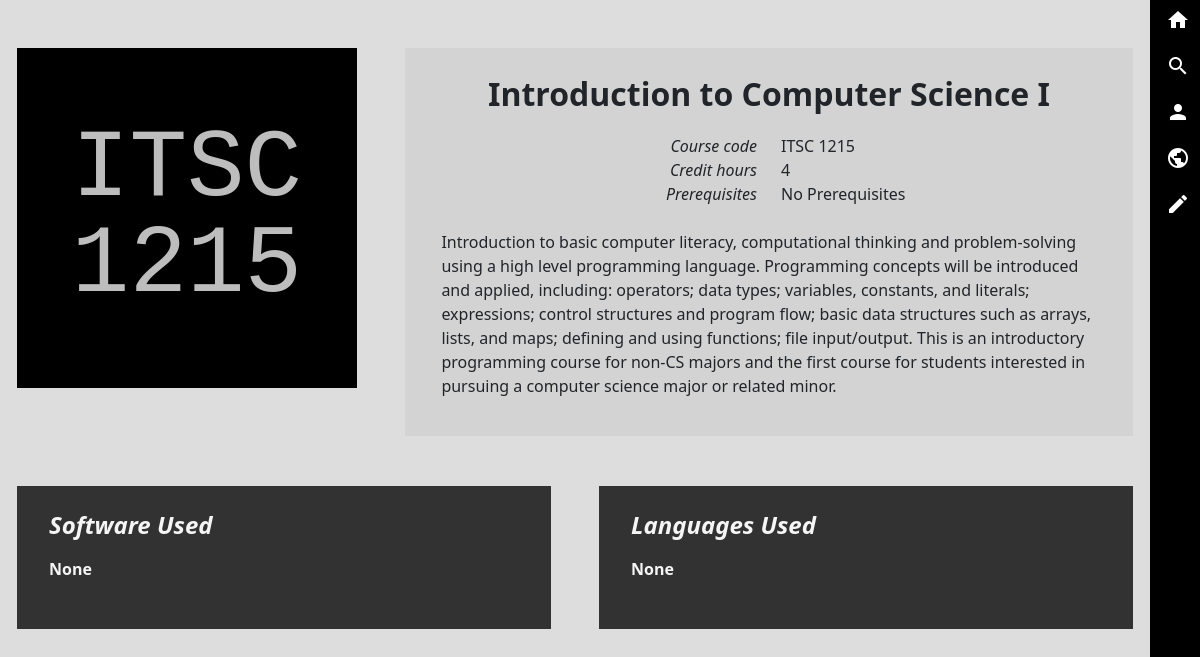
Before: /course/4 with the older database file.
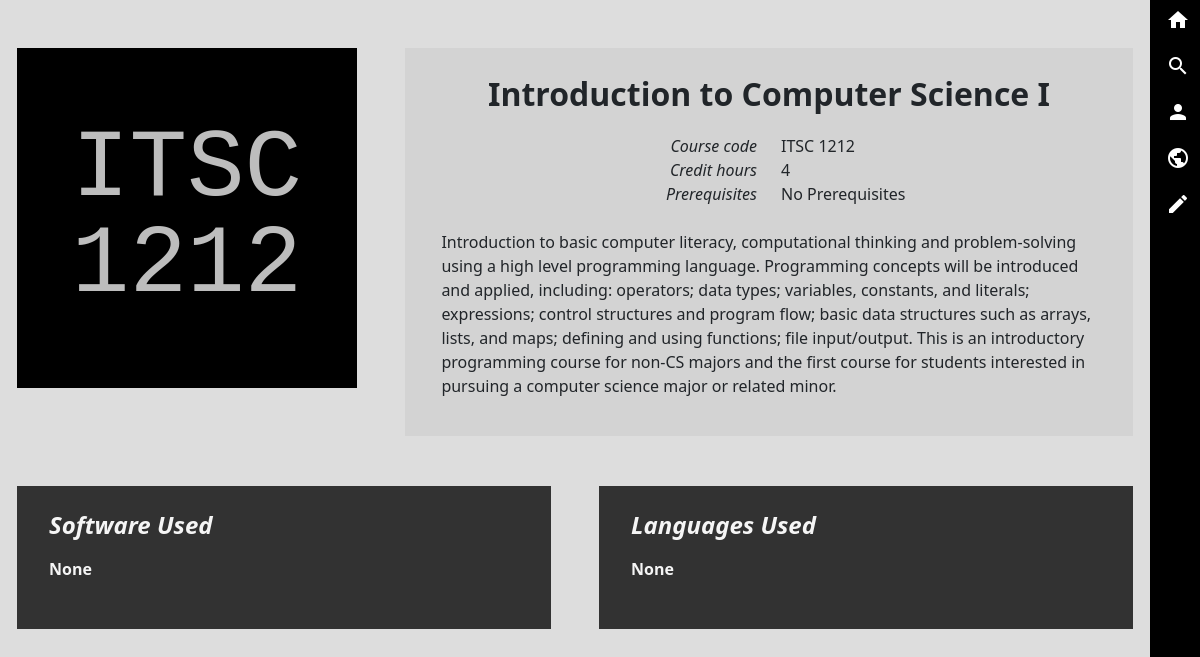
After: the same page with the newer database file.
### app.py (models this page shows, shortened)
class Course(db.Model):
    id = db.Column(db.Integer, primary_key=True, autoincrement=True)
    title = db.Column(db.String(200), unique=True, nullable=False)
    course_code = db.Column(db.String(9), nullable=False)
    credit_hours = db.Column(db.Integer,nullable=False)
    description = db.Column(db.String(1000))
    compatible_language = db.relationship('Language', secondary=CourseLanguage, backref='compatible_course')
    compatible_software = db.relationship('Software', secondary=CourseSoftware, backref='compatible_course')
    course_requires = db.relationship('Course', secondary=CourseRequiresCourse, primaryjoin=(CourseRequiresCourse.c.course_id == id), secondaryjoin=(CourseRequiresCourse.c.required_course_id == id), backref='prerequisite_of')

### app.py (the view)
@app.route('/course/<int:id>', methods=['GET'])
def coursePage(id):
    course = db_access.getCourse(id)
    return render_template('database/course.html', course=course, languages=course.compatible_language, softwares=course.compatible_software, requires=course.course_requires)

### database_wrapper.py (called while the page is built)
    def getCourse(self, id):
        return self.Course.query.get_or_404(id)

### templates/database/course.html (shortened to what this page needs)
{% extends 'base.html' %}
{% block head %}
<link rel="stylesheet" href="{{ url_for('static', filename='css/database_page.css') }}">
{% endblock %}
{% block body %}
<div id="blocks" class="container mt-5">
    <div id="header-row" class="row g-5">
        <div class="col-xl-4"> <div class="ratio ratio-1x1">
            <div id="icon">
                <div> {% for line in course.course_code.split() %}
                        <h class="icon-text">{{ line }}</h>
                        <br>
                {% endfor %} </div>
            </div>
        </div> </div>
        <div class="col-xl-8"> <div id="details" class="overflow-auto">
            <h id="title" class="d-flex justify-content-center mb-3">{{ course.title }}</h>
            <div class="container">
                <div class="row">
                    <div class="col-sm-6 info_category">
                        Course code
                    </div>
                    <div class="col-sm-6 info_text">
                        {{ course.course_code }}
                    </div>
                </div>
                <div class="row">
                    <div class="col-sm-6 info_category">
                        Credit hours
                    </div>
                    <div class="col-sm-6 info_text">
                        {{ course.credit_hours }}
                    </div>
                </div>
                <div class="row">
                    <div class="col-sm-6 info_category">
                        Prerequisites
                    </div>
                    <div class="col-sm-6 info_text">
                        {% if requires|length < 1  %}
                        No Prerequisites
                        {% else %} {% for i in range(0,requires|length) %}
                        <a href="/course/{{ requires[i].id }}">{{ requires[i].course_code }}</a>{% if i != requires|length-1 %}, {% endif %}
                        {% endfor %}
                        {% endif %}
                    </div>
                </div>
            </div>
            {% if course.description %}
            <p class="mt-4">{{ course.description }}</p>
            {% endif %}
        </div> </div>
    </div>
    <div id="links-row" class="row g-5">
        <div class="col-xl-6"> <div class="links-box">
            <h>Software Used</h>
            {% if softwares|length < 1  %}
                <p style="font-weight: bold;">None</p>
            {% endif %}
        </div> </div>
        <div class="col-xl-6"> <div class="links-box">
            <h>Languages Used</h>
            {% if languages|length < 1  %}
                <p style="font-weight: bold;">None</p>
            {% endif %}
        </div> </div>
    </div>
</div>
{% endblock %}

### templates/base.html (shortened to what this page needs)
<!DOCTYPE html>
<html lang="en">
<head>
    <link href="https://cdn.jsdelivr.net/npm/bootstrap@5.3.3/dist/css/bootstrap.min.css" rel="stylesheet">
    <link rel="stylesheet" href="{{ url_for('static', filename='css/main.css') }}">
    {% block head %}{% endblock %}
</head>
<body>
    <nav id="sidebar" class="nav d-flex flex-shrink-0 flex-column">
        <a class="nav-link" data-bs-toggle="tooltip" title="Home" href="/"><i class="material-icons">home</i></a>
        <a class="nav-link" data-bs-toggle="tooltip" title="Search" href="/search"><i class="material-icons">search</i></a>
        <a class="nav-link" data-bs-toggle="tooltip" title="Profile" href="/profile"><i class="material-icons">person</i></a>
        <a class="nav-link" data-bs-toggle="tooltip" title="Explore" href="/explore"><i class="material-icons">public</i></a>
        <a class="nav-link" data-bs-toggle="tooltip" title="Edit this page" href="{{ url_for( request.endpoint, **request.view_args)}}/edit" id="edit_button"><i class="material-icons">edit</i></a>
    </nav>
    <div id="content">
        {% block body %}{% endblock %}
    </div>
</body>
</html>

### static/css/main.css (style rules this page uses)
html { background-color: #DDDDDD }
body { padding: 0; margin: 0; display: flex; width: 100%; --nav-width: 50px; background-color: inherit !important; }
#edit_button, #save_button, #back_button { border-radius: 0; display: none; }
.nav { background:#000000; width: var(--nav-width); height: 100vh; position: fixed; float: right; right: 0; }
.nav-link, .navbar-brand { color: #fff; cursor: pointer; }
#content { width: calc(100% - var(--nav-width)); }

### static/css/database_page.css (style rules this page uses)
:root { --grid-gutter-width: 5%; }
#edit_button { display: inherit; }
#blocks > * { margin-bottom: 50px; }
#icon { font-family: 'Courier New', Courier, monospace; font-weight: 500; font-size: 8cqw; color: rgb(189, 189, 189); line-height: 1; background-color: black; overflow: hidden; display: flex; align-items: center; justify-content: center; }
#details { background-color: lightgrey; height: 100%; padding-top: 3%; padding-bottom: 3%; padding-left: 5%; padding-right: 5%; }
#details h { font-size: 2rem; font-weight: bold; text-align: center; }
.info_category { text-align: right; font-style: italic; }
.info_text { text-align: left; }
.links-box { background-color: #323232; color: whitesmoke; height: 100%; padding-top: 4%; padding-bottom: 6%; padding-left: 6%; padding-right: 6%; }
.links-box h { font-size: x-large; font-weight: bold; font-style: italic; display: block; margin-bottom: 3%; }

Changed rows visible on the page:
changed Course "Introduction to Computer Science I": course_code "ITSC 1215" → "ITSC 1212"
Other visible differences:
new list line: "1212"
list line gone: "1215"
